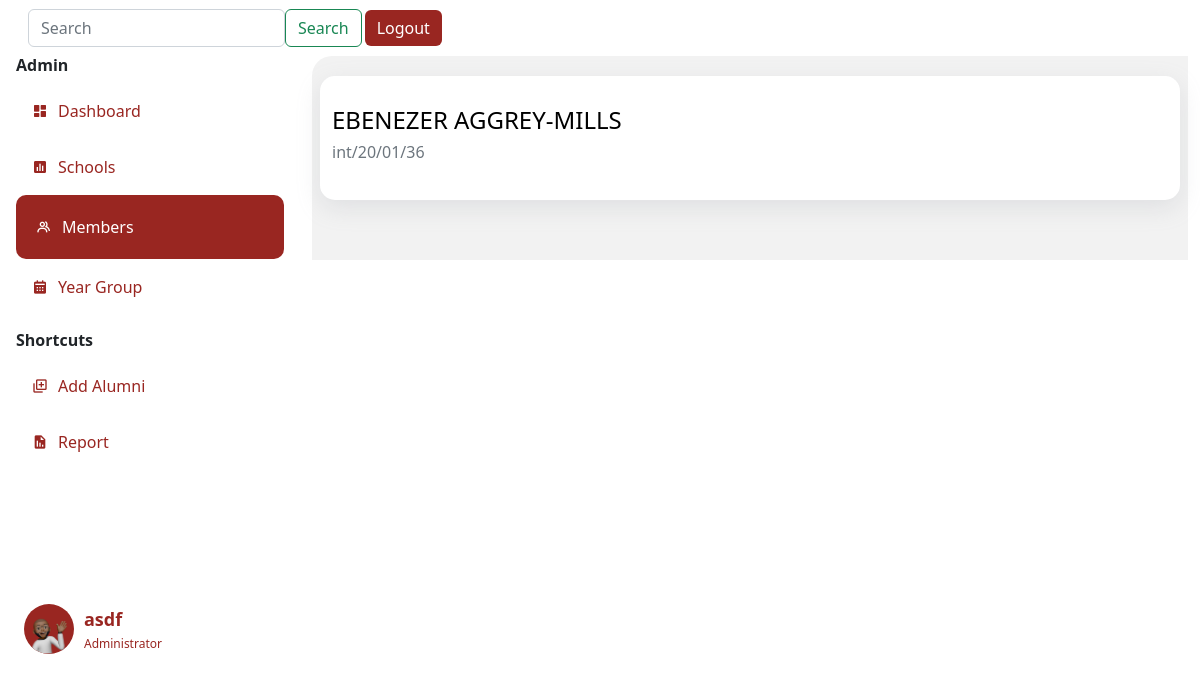
The app's page /list (signed in) with its own data.
### app.py (models this page shows)
class Person(db.Model, UserMixin):
    id= db.Column(db.Integer, primary_key=True)
    name= db.Column(db.String(200), nullable=True)
    yearCompleted= db.Column(db.String(200), nullable=True)
    nationality= db.Column(db.String(200), nullable=True)
    contact= db.Column(db.Integer(), nullable=True)
    email= db.Column(db.String(200), nullable=True)
    faculty= db.Column(db.String(200), nullable=True)
    hallofresidence= db.Column(db.String(200), nullable=True)
    password= db.Column(db.String(20))
    school= db.Column(db.String(20))
    email= db.Column(db.String(20), nullable=True)
    phone= db.Column(db.String(10), nullable=True )
    indexnumber=db.Column(db.String())
    password=db.Column(db.String)
    gender= db.Column(db.String()    )
    department= db.Column(db.String()    )
    program= db.Column(db.String()   )
    telephone= db.Column(db.String()   )
    admitted= db.Column(db.Integer()  )
    address= db.Column(db.String()   )
    work= db.Column(db.String()  )
    guardian= db.Column(db.String()  )
    kin= db.Column(db.String()   )
    relationship= db.Column(db.String()  )
    marital= db.Column(db.String()   )
    health= db.Column(db.String()    )
    form=db.Column(db.String())
    extra= db.Column(db.String()     )
    image_file = db.Column(db.String(20))
    def __repr__(self):
        return f"Person('{self.id}', {self.name}', {self.yearCompleted})"

class User(db.Model,UserMixin):
    id= db.Column(db.Integer, primary_key=True)
    fullname= db.Column(db.String()  )
    indexnumber= db.Column(db.Integer())
    gender= db.Column(db.String()    )
    school= db.Column(db.String()    )
    department= db.Column(db.String()    )
    program= db.Column(db.String()   )
    completed= db.Column(db.Integer()     )
    admitted= db.Column(db.Integer()  )
    email= db.Column(db.String()     )
    telephone= db.Column(db.String()     )
    hall= db.Column(db.String()  )
    nationality= db.Column(db.String()   )
    address= db.Column(db.String()   )
    work= db.Column(db.String()  )
    guardian= db.Column(db.String()  )
    kin= db.Column(db.String()   )
    relationship= db.Column(db.String()  )
    marital= db.Column(db.String()   )
    health= db.Column(db.String()    )
    extra= db.Column(db.String()     )
    image_file = db.Column(db.String(20))
    def __repr__(self):
        return f"User('{self.id}', {self.fullname}, {self.gender}'"

### app.py (the view)
@app.route('/list', methods=['GET', 'POST'])
@login_required
def lists():
    print("Fetching all")
    users=User.query.order_by(User.id.desc()).all()
    print(users)
    print(current_user)
    return render_template("list.html", users=users, current_user=current_user, title="list")

### forms.py
class Search(FlaskForm):
    searched = StringField('Searched', validators=[DataRequired()])
    submit = SubmitField('Search')

### app.py (called while the page is built)
@login_manager.user_loader
def load_user(user_id):
    return Person.query.get(int(user_id))

@app.context_processor
def base():
    form=Search()
    return dict(form=form)

### templates/list.html
{% extends 'layout.html' %}
{% block body %}
<div class="row">
    {%for user in users%}
      <div class="department-item" data-aos="fade-down-left">
        <a href="{{url_for("list", userid=user.id)}}" style="text-decoration: none; color: #992621;">
          <h4 class="names"> {{user.fullname}}</h4>
          <h6 class="text-muted">{{user.indexnumber}}</h6>
      </a>
      </div>
    {% endfor %}
    </div>
{% endblock body %}

### templates/layout.html (shortened to what this page needs)
<!doctype html>
<html lang="en">
  <head>
    <head>
    </head>
    <link rel="stylesheet" type="text/css" href="{{ url_for('static', filename='css/newstyle.css')}}">
    <link href="https://unpkg.com/aos@2.3.1/dist/aos.css" rel="stylesheet">
    <link href='https://unpkg.com/boxicons@2.1.2/css/boxicons.min.css' rel='stylesheet'>
    <link href="https://cdn.jsdelivr.net/npm/bootstrap@5.2.1/dist/css/bootstrap.min.css" rel="stylesheet">
  </head>
  <body>
      <nav class="navbar navbar-expand-lg sticky-top" style="background: #fff; ">
        <div class="container-fluid">
          <div class="collapse navbar-collapse me-2" id="navbarSupportedContent" style="width: 100%;">
            <form class="d-flex " role="search" method='POST' action='{{url_for('search')}}' >
              <input class="form-control " type="search" name='searched' placeholder="Search" aria-label="Search">
              <button class="btn btn-outline-success" type="submit">Search</button>
                </form>
            <button class="btn" style="color: #fff; background: #992621; border: none; margin-left: 3px;" type="logout">
              <a href="{{url_for('logout')}}" style="text-decoration: none; color: #fff;">Logout</a>
            </button>
          </div>
        </div>
      </nav>
      <div class="container-fluid" >
        <div class="row" >
            <div class="col-3 px-1 position-fixed" id="sticky-sidebar">
              <div class="container" >
                  <div class="side-menu">
                    <h6 class="divider"><b>Admin </b></h6>
                    {% if title == 'dashboard' %}
                    <div class="side-nav-button-active">
                      <i class='bx bxs-dashboard icon'></i>
                      <a href="/dashboard" class="side-nav-button-text">Dashboard</a>
                    </div>
                    {% else %}
                    <div class="side-nav-button">
                      <i class='bx bxs-dashboard icon'></i>
                      <a href="/dashboard" class="side-nav-button-text">Dashboard</a>
                    </div>
                    {% endif %}
                    {% if title == "newschools" %}
                    <div class="side-nav-button-active">
                      <i class='bx bxs-bar-chart-square icon'></i>
                      <a href="/newschools" class="side-nav-button-text">Schools</a>
                    </div>
                    {% else %}
                    <div class="side-nav-button">
                      <i class='bx bxs-bar-chart-square icon'></i>
                      <a href="/newschools" class="side-nav-button-text">Schools</a>
                    </div>
                    {% endif %}
                    {% if title == "list" %}
                    <div class="side-nav-button-active">
                      <i class='bx bx-group icon' ></i>
                      <a href="/list" class="side-nav-button-text">Members</a>
                    </div>
                    {% else %}
                    <div class="side-nav-button">
                      <i class='bx bx-group icon' ></i>
                      <a href="/list" class="side-nav-button-text">Members</a>
                    </div>
                    {% endif %}
                    {% if title == "year" %}
                    <div class="side-nav-button-active">
                      <i class='bx bxs-calendar icon' ></i>
                      <a href="/year" class="side-nav-button-text">Year Group</a>
                    </div>
                    {% else %}
                    <div class="side-nav-button">
                      <i class='bx bxs-calendar icon' ></i>
                      <a href="/year" class="side-nav-button-text">Year Group</a>
                    </div>
                    {% endif %}
                  </div>
                  <div class="side-menu">
                    <h6 class="divider" style="margin-top: 2vh;"><b>Shortcuts</b> </h6>
                    {% if title == "addalumni" %}
                      <div class="side-nav-button-active">
                        <i class='bx bx-add-to-queue icon' ></i>
                        <a href="/addalumni" class="side-nav-button-text">Add Alumni</a>
                      </div>
                      {% else %}
                      <div class="side-nav-button">
                        <i class='bx bx-add-to-queue icon' ></i>
                        <a href="/addalumni" class="side-nav-button-text">Add Alumni</a>
                      </div>
                    {% endif %}
                    {% if title == "newreport" %}
                    <div class="side-nav-button-active">
                      <i class='bx bxs-report icon' ></i>
                      <a href="/newreport" class="side-nav-button-text">Report</a>
                    </div>
                    {% else %}
                    <div class="side-nav-button">
                      <i class='bx bxs-report icon' ></i>
                      <a href="/newreport" class="side-nav-button-text">Report</a>
                    </div>
                    {% endif %}
                  </div>
                  <div class="profile-details" style=" bottom: 0; padding-top: 50%;">
                    <div class="elipse" style="background: #992621; border-radius: 50%;">
                      <img src="static/img/memoji.png" alt="" width="100%" >
                    </div>
                    <div class="profile-info" style="padding-left: 10px;">
                      <div class="profile-name"><b>{{current_user.name}}</b> </div>
                      <div class="title">Administrator</div>
                    </div>
                  </div>
        </div>
            </div>
            <div class="col offset-3" id="main">
              <div class="container" style="background-color: #f2f2f2; padding: 20px; border-radius: 20px 0 0 0;">
              {% block body %}
              {% endblock%}
              </div>
            </div>
        </div>
    </div>
</body>
</html>

### static/css/newstyle.css (style rules this page uses)
body { background: #f2f2f2; }
.side-nav-button { padding: 16px; background-color: #fff; border-radius: 10px; color: #992621; display: flex; align-items: center; }
h4 { color: black; }
.side-nav-button-text { margin: 0; padding-left: 10px; }
.side-nav-button-active { padding: 20px; background-color: #992621; border-radius: 10px; color: #fff; display: flex; align-items: center; }
.side-nav-button a { text-decoration: none; color: #992621; }
.side-nav-button-active a { text-decoration: none; color: #fff; }
.department-item { background-color: #fff; padding: 30px; border-radius: 15px; color: #fff; margin: 0; box-shadow: rgba(149, 157, 165, 0.2) 0px 8px 24px; margin-bottom: 5vh; justify-content: space-between; }
.profile-details { border-radius: 10px; padding: 8px; display: flex; align-items: center; }
.elipse img { width: 50px; height: 50px; border-radius: 50%; }
.profile-name { color: #992621; font-size: 18px; font-weight: 500; margin-bottom: 2px; }
.title { font-size: 12px; color: #992621; font-weight: 400; }
.names { text-transform: uppercase; color: black; }

### records on screen
Person: name "asdf"
User: fullname "EBENEZER AGGREY-MILLS", indexnumber "int/20/01/36"
